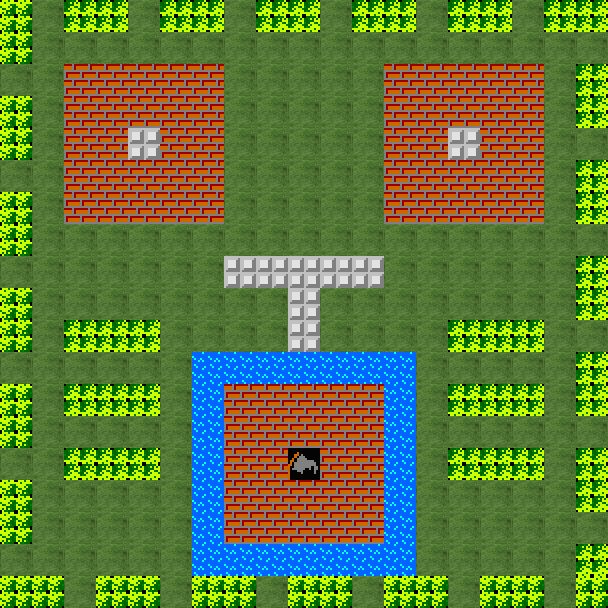

This is a level from a 2D game, rendered from its Tiled map with the project's own tilesets. A one-line summary and the map file follow, with tile-layer data summarised:
An orthogonal 19x19 tile map with 32x32 px tiles, 3 tile layers (bg3, bg1, bg2), 2 tilesets and 7 objects (pl1, en5, en4, en3, en2, ...).

<map version="1.0" orientation="orthogonal" width="19" height="19" tilewidth="32" tileheight="32">
 <tileset firstgid="1" name="tile" tilewidth="32" tileheight="32">
  <image source="tile.png" width="224" height="32" />
  <tile id="0">
   <properties>
    <property name="value" value="1" />
   </properties>
  </tile>
  <tile id="1">
   <properties>
    <property name="value" value="2" />
   </properties>
  </tile>
  <tile id="2">
   <properties>
    <property name="value" value="8" />
   </properties>
  </tile>
  <tile id="3">
   <properties>
    <property name="value" value="4" />
   </properties>
  </tile>
  <tile id="4">
   <properties>
    <property name="value" value="4" />
   </properties>
  </tile>
  <tile id="5">
   <properties>
    <property name="value" value="5" />
   </properties>
  </tile>
  <tile id="6">
   <properties>
    <property name="value" value="6" />
   </properties>
  </tile>
 </tileset>
 <tileset firstgid="8" name="tileset" tilewidth="32" tileheight="32">
  <image source="tileset.png" width="96" height="32" />
 </tileset>
 <layer name="bg3" width="19" height="19">
  <data>[361 cells, 361 non-empty, 1 distinct tile ids]</data>
 </layer>
 <layer name="bg1" width="19" height="19">
  <data>[361 cells, 172 non-empty, 5 distinct tile ids]</data>
 </layer>
 <layer name="bg2" width="19" height="19">
  <data>[361 cells, 1 non-empty, 1 distinct tile ids]</data>
 </layer>
 <objectgroup name="objects" width="19" height="19">
  <object name="pl1" x="138" y="518" width="32" height="32" />
  <object name="en5" x="334" y="66" width="32" height="32" />
  <object name="en4" x="238" y="175" width="32" height="32" />
  <object name="en3" x="335" y="181" width="32" height="32" />
  <object name="en2" x="286" y="114" width="32" height="32" />
  <object name="en1" x="237" y="59" width="32" height="32" />
  <object name="home" x="288" y="448" width="32" height="32" />
 </objectgroup>
</map>
